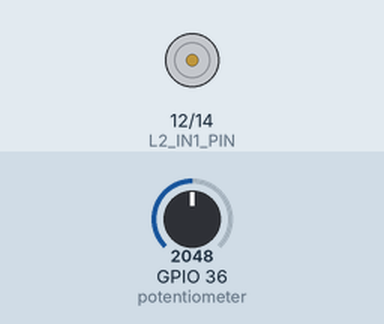
The sketch below on a simulated ESP32. On the bench: motor-driver pin pairs drawn as motors (green arrow = first pin HIGH = forward, orange = second pin HIGH = backward, longer = more drive, scaled by the enable pin). The test bench sets the inputs (shaded band); at power-on: GPIO 36 (potentiometer) = 2048.

Above: at 1.2 s.
1.3 s: GPIO 36 (potentiometer) set to 2049
2.8 s: GPIO 36 (potentiometer) set to 2866
At 3.5 s:
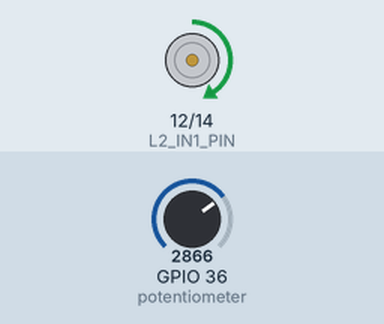
4.3 s: GPIO 36 (potentiometer) set to 3603
At 4.7 s:
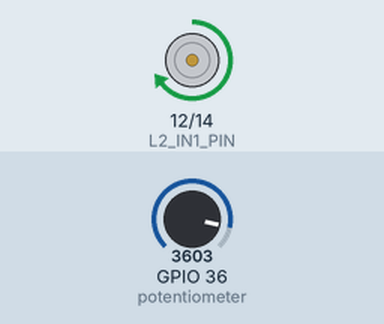
5.8 s: GPIO 36 (potentiometer) set to 1228
At 7.0 s:
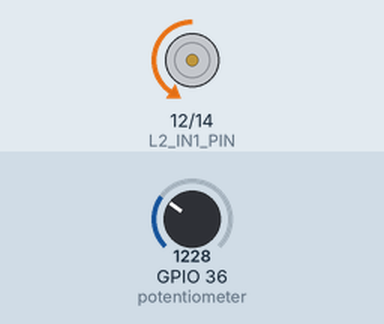
7.3 s: GPIO 36 (potentiometer) set to 491
At 8.1 s:
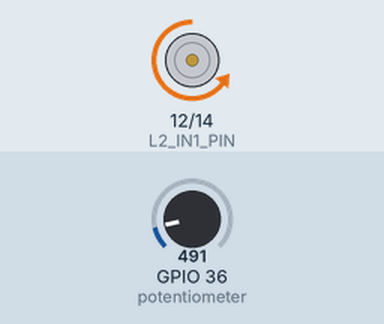
Timing chart, 0 to 9.8 s (numbered marks = the images above; inputs shaded):
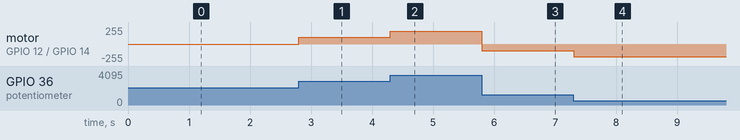

Measured:
- after the input at 2.8 s, motor on GPIO 12 (L2_IN1_PIN) / GPIO 14 (L2_IN2_PIN): stopped → forward 102/255 at once
- after the input at 4.3 s, motor on GPIO 12 (L2_IN1_PIN) / GPIO 14 (L2_IN2_PIN): forward 102/255 → forward 194/255 at once
- after the input at 5.8 s, motor on GPIO 12 (L2_IN1_PIN) / GPIO 14 (L2_IN2_PIN): forward 194/255 → backward 102/255 at once
- after the input at 7.3 s, motor on GPIO 12 (L2_IN1_PIN) / GPIO 14 (L2_IN2_PIN): backward 102/255 → backward 194/255 at once

The sketch:

23.motor_with_potentiometer.ino
```cpp
  // L293D pins
#define L2_IN1_PIN      12  // Drives a direction of the motor
#define L2_IN2_PIN      14  // Drives the other direction of the motor
#define L2_ENABLE_PIN   13  // Drives motor's PWM
#define L2_PWM_CHANNEL  0

boolean rotation_dir;
int rotation_speed;

void setup() {
  pinMode(L2_IN1_PIN, OUTPUT);
  pinMode(L2_IN2_PIN, OUTPUT);
  ledcAttachChannel(L2_ENABLE_PIN, 1'000, 11, L2_PWM_CHANNEL);  // PWM at 11 bits ==> range 0 - 2'047
}

void loop() {
  int poten_val = analogRead(A0);   // voltage of torary potentiometer (from analog to digital value)

  // Value 2'048 determins the direction of the rotation
  rotation_speed = poten_val - 2'048;
  if(poten_val > 2'048)
    rotation_dir = true;    // clockwise
  else
    rotation_dir = false;   // counter clockwise

  rotation_speed = abs(poten_val - 2'048);
  driveMotor(rotation_dir, constrain(rotation_speed, 0, 2'048));
}

void driveMotor(boolean dir, int speed)
{
  // clockwise
  if(dir)
  {
    digitalWrite(L2_IN1_PIN, HIGH);
    digitalWrite(L2_IN2_PIN, LOW);
  }
  // counter clockwise
  else
  {
    digitalWrite(L2_IN1_PIN, LOW);
    digitalWrite(L2_IN2_PIN, HIGH);
  }
  ledcWrite(L2_ENABLE_PIN, speed);  // control motor rotation
}
```
